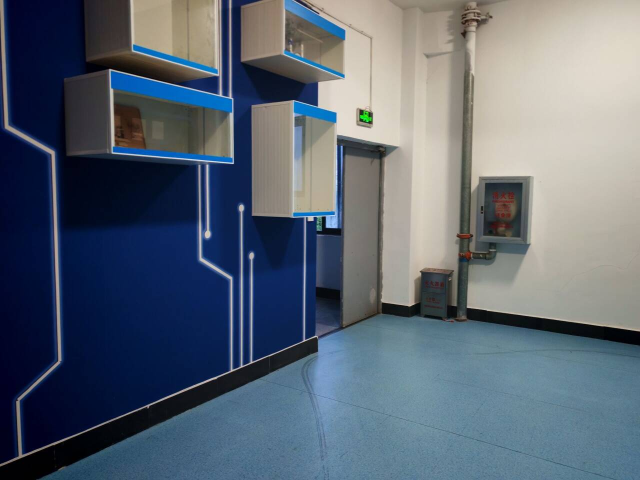
#> input picture qq1.jpg, 1280 x 960 px (shown at 1/2 size)
$ python ImageStiching.py
#> lines starting #> are read from the running program, lines starting #| are printed output that depends on the picture
### Stitcher.py
import numpy as np
import cv2

class Stitcher:

    #拼接函数
    def stitch(self, images, ratio=0.75, reprojThresh=4.0,showMatches=False):
        #获取输入图片
        (imageB, imageA) = images
        #检测A、B图片的SIFT关键特征点，并计算特征描述子
        (kpsA, featuresA) = self.detectAndDescribe(imageA)
        (kpsB, featuresB) = self.detectAndDescribe(imageB)

        # 匹配两张图片的所有特征点，返回匹配结果
        M = self.matchKeypoints(kpsA, kpsB, featuresA, featuresB, ratio, reprojThresh)

        # 如果返回结果为空，没有匹配成功的特征点，退出算法
        if M is None:
            return None

        # 否则，提取匹配结果
        # H是3x3视角变换矩阵
        (matches, H, status) = M
        # 将图片A进行视角变换，result是变换后图片
        result = cv2.warpPerspective(imageA, H, (imageA.shape[1] + imageB.shape[1], imageA.shape[0]))
        self.cv_show('result', result)
        # 将图片B传入result图片最左端
        result[0:imageB.shape[0], 0:imageB.shape[1]] = imageB
        self.cv_show('result', result)
        # 检测是否需要显示图片匹配
        if showMatches:
            # 生成匹配图片
            vis = self.drawMatches(imageA, imageB, kpsA, kpsB, matches, status)
            # 返回结果
            return (result, vis)

        # 返回匹配结果
        return result
    def cv_show(self,name,img):
        cv2.imshow(name, img)
        cv2.waitKey(0)
        cv2.destroyAllWindows()

    def detectAndDescribe(self, image):
        # 将彩色图片转换成灰度图
        gray = cv2.cvtColor(image, cv2.COLOR_BGR2GRAY)

        # 建立SIFT生成器
        descriptor = cv2.xfeatures2d.SIFT_create()
        # 检测SIFT特征点，并计算描述子
        (kps, features) = descriptor.detectAndCompute(image, None)

        # 将结果转换成NumPy数组
        kps = np.float32([kp.pt for kp in kps])

        # 返回特征点集，及对应的描述特征
        return (kps, features)

    def matchKeypoints(self, kpsA, kpsB, featuresA, featuresB, ratio, reprojThresh):
        # 建立暴力匹配器
        matcher = cv2.BFMatcher()

        # 使用KNN检测来自A、B图的SIFT特征匹配对，K=2
        rawMatches = matcher.knnMatch(featuresA, featuresB, 2)

        matches = []
        for m in rawMatches:
            # 当最近距离跟次近距离的比值小于ratio值时，保留此匹配对
            if len(m) == 2 and m[0].distance < m[1].distance * ratio:
            # 存储两个点在featuresA, featuresB中的索引值
                matches.append((m[0].trainIdx, m[0].queryIdx))

        # 当筛选后的匹配对大于4时，计算视角变换矩阵
        if len(matches) > 4:
            # 获取匹配对的点坐标
            ptsA = np.float32([kpsA[i] for (_, i) in matches])
            ptsB = np.float32([kpsB[i] for (i, _) in matches])

            # 计算视角变换矩阵
            (H, status) = cv2.findHomography(ptsA, ptsB, cv2.RANSAC, reprojThresh)

            # 返回结果
            return (matches, H, status)

        # 如果匹配对小于4时，返回None
        return None

    def drawMatches(self, imageA, imageB, kpsA, kpsB, matches, status):
        # 初始化可视化图片，将A、B图左右连接到一起
        (hA, wA) = imageA.shape[:2]
        (hB, wB) = imageB.shape[:2]
        vis = np.zeros((max(hA, hB), wA + wB, 3), dtype="uint8")
        vis[0:hA, 0:wA] = imageA
        vis[0:hB, wA:] = imageB

        # 联合遍历，画出匹配对
        for ((trainIdx, queryIdx), s) in zip(matches, status):
            # 当点对匹配成功时，画到可视化图上
            if s == 1:
                # 画出匹配对
                ptA = (int(kpsA[queryIdx][0]), int(kpsA[queryIdx][1]))
                ptB = (int(kpsB[trainIdx][0]) + wA, int(kpsB[trainIdx][1]))
                cv2.line(vis, ptA, ptB, (0, 255, 0), 1)

        # 返回可视化结果
        return vis

### ImageStiching.py
from Stitcher import Stitcher
import cv2

# 读取拼接图片
imageA = cv2.imread("qq1.jpg")
#> imageA is the input picture: shape (960, 1280, 3); mean B, G, R 115.6, 102.8, 92.4
imageB = cv2.imread("qq2.jpg")
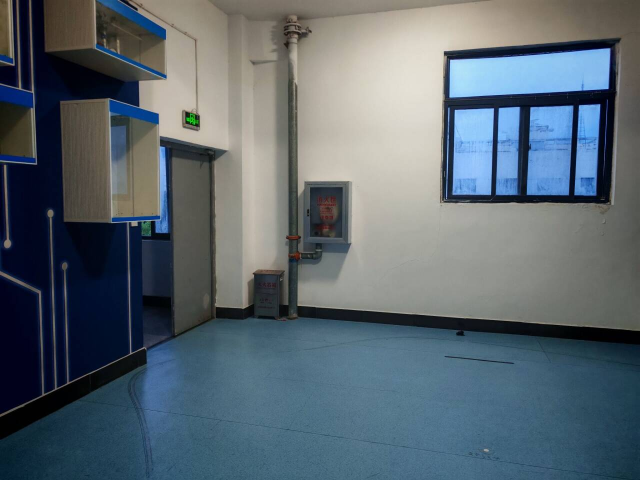
#> input picture qq2.jpg, 1280 x 960 px (shown at 1/2 size)
#> imageB is the input picture: shape (960, 1280, 3); mean B, G, R 111.3, 102.7, 90.4
imgec = cv2.imread("qq3.jpg")
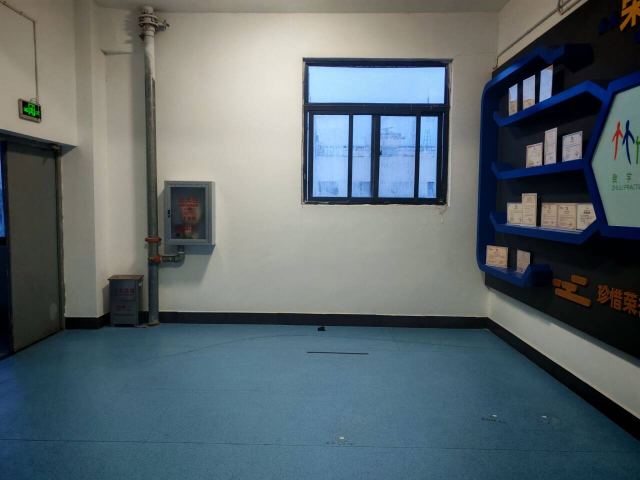
#> input picture qq3.jpg, 1280 x 960 px (shown at 1/2 size)
#> imgec is the input picture: shape (960, 1280, 3); mean B, G, R 109, 104.2, 92.6
# 把图片拼接成全景图
stitcher = Stitcher()
(result, vis) = stitcher.stitch([imageA, imageB], showMatches=True)
#> in detectAndDescribe, `(kps, features) = descriptor.detectAndCompute(image, None)`: kps = 960 keypoints; strongest (x, y, size): (902, 111, 16.2), (904, 209, 27.8), (1180, 228, 26.4), (383, 240, 25)
#> in detectAndDescribe, `kps = np.float32([kp.pt for kp in kps])`: kps = 960 pairs, first value 4.73 to 1241.2, second value 2.58 to 916.2
#> in stitch, `(kpsA, featuresA) = self.detectAndDescribe(imageA)`: kpsA has the same summary as kps in detectAndDescribe
#> in detectAndDescribe (call 2), `(kps, features) = descriptor.detectAndCompute(image, None)`: kps = 840 keypoints; strongest (x, y, size): (483, 416, 8.7), (503, 511, 8.1), (465, 326, 2.7), (723, 224, 7.4)
#> in stitch, `(kpsB, featuresB) = self.detectAndDescribe(imageB)`: kpsB = 840 pairs, first value 3.63 to 1240.5, second value 2.56 to 952.3
#> in matchKeypoints, `rawMatches = matcher.knnMatch(featuresA, featuresB, 2)`: rawMatches = 960 matches
#> after the loop in matchKeypoints, `for m in rawMatches:`: matches = 286 pairs, first value 13 to 832, second value 8 to 928
#> in matchKeypoints, `ptsA = np.float32([kpsA[i] for (_, i) in matches])`: ptsA = 286 pairs, first value 10.06 to 1189.4, second value 10.58 to 804.6
#> in matchKeypoints, `ptsB = np.float32([kpsB[i] for (i, _) in matches])`: ptsB = 286 pairs, first value 40.39 to 1058.3, second value 16.61 to 905.8
#> in matchKeypoints, `(H, status) = cv2.findHomography(ptsA, ptsB, cv2.RANSAC, reprojThresh)`: H = [[0.603, -0.0317, 420.3], [-0.117, 0.859, 46.01], [-0.00031, -3.56e-06, 1]]; status = 286 values, max 1 at index 0, min 0 at index 3, mean 0.682
#> the loop in drawMatches, `for ((trainIdx, queryIdx), s) in zip(matches, status):` made 286 passes
#> (trainIdx, queryIdx, s, ptA, ptB) on passes 1, 2, 3, 13, 14, 15, 16, 17, 20, 21, 27, 28: (189, 8, [1], (10, 333), (1694, 332)), (186, 10, [1], (11, 477), (1692, 460)), (194, 15, [1], (19, 477), (1699, 459)), (230, 54, [1], (64, 222), (1742, 231)), (227, 58, [1], (65, 320), (1740, 319)), (226, 59, [1], (66, 320), (1740, 319)), (227, 60, [1], (66, 320), (1740, 319)), (229, 61, [1], (67, 313), (1742, 313)), (234, 68, [1], (68, 309), (1743, 310)), (236, 71, [1], (71, 327), (1745, 326)), (249, 89, [1], (100, 426), (1762, 415)), (250, 90, [1], (100, 426), (1762, 415))
#> (ptA, ptB) on passes 64, 65, 66, 67, 68, 70: ((255, 443), (1890, 433)), ((259, 446), (1893, 436)), ((261, 454), (1895, 444)), ((261, 454), (1895, 444)), ((264, 702), (1892, 676)), ((273, 119), (1914, 123))
#> after the loop in drawMatches, `for ((trainIdx, queryIdx), s) in zip(matches, status):`:
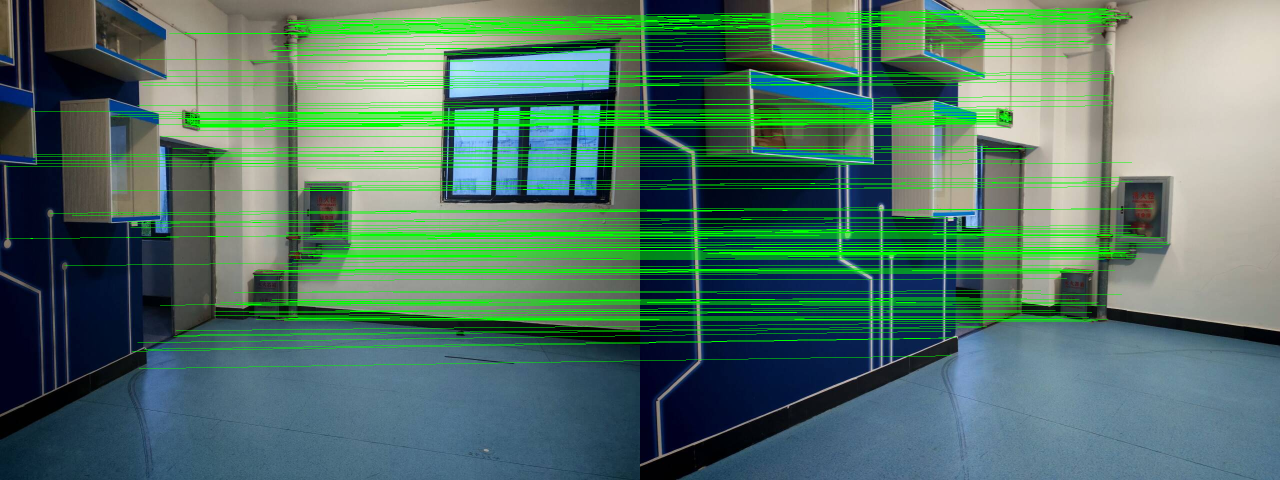
#> vis: shape (960, 2560, 3) (shown at 1/2 size); mean B, G, R 102.4, 117.4, 82.1
stitcher1 = Stitcher()
(result1, vis1) = stitcher1.stitch([result, imgec], showMatches=True)
#> in detectAndDescribe (call 3), `gray = cv2.cvtColor(image, cv2.COLOR_BGR2GRAY)`:
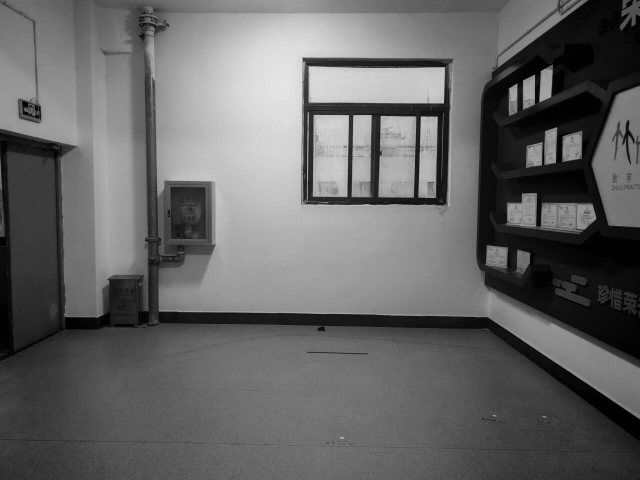
#> gray: shape (960, 1280) (shown at 1/2 size); min 0, max 229, mean 101.3
#> in detectAndDescribe (call 3), `(kps, features) = descriptor.detectAndCompute(image, None)`: kps = 970 keypoints; strongest (x, y, size): (620, 124, 16.3), (1026, 182, 12.7), (859, 248, 21.2), (622, 220, 27.1)
#> in detectAndDescribe (call 3), `kps = np.float32([kp.pt for kp in kps])`: kps = 970 pairs, first value 4.36 to 1277.1, second value 3.15 to 885.9
#> in detectAndDescribe (call 4), `gray = cv2.cvtColor(image, cv2.COLOR_BGR2GRAY)`:
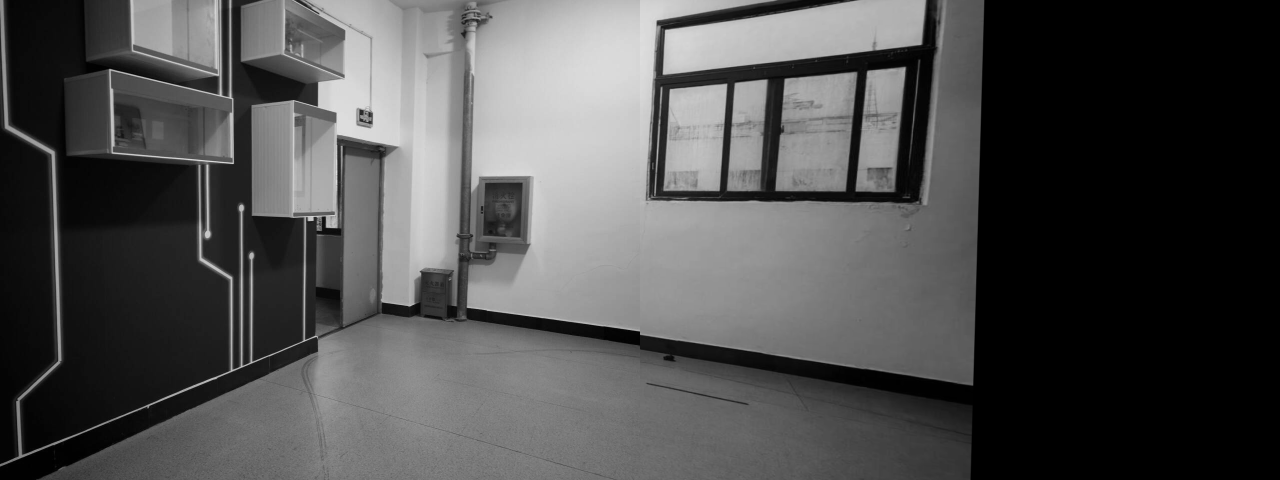
#> gray: shape (960, 2560) (shown at 1/2 size); min 0, max 234, mean 78.9
#> in detectAndDescribe (call 4), `(kps, features) = descriptor.detectAndCompute(image, None)`: kps = 1185 keypoints; strongest (x, y, size): (483, 416, 8.7), (503, 511, 8.1), (1330, 50, 19.4), (465, 326, 2.7)
#> in detectAndDescribe (call 4), `kps = np.float32([kp.pt for kp in kps])`: kps = 1185 pairs, first value 3.63 to 1941.8, second value 2.56 to 952.3
#> in matchKeypoints (call 2), `rawMatches = matcher.knnMatch(featuresA, featuresB, 2)`: rawMatches = 970 matches
#> the loop in drawMatches (call 2), `for ((trainIdx, queryIdx), s) in zip(matches, status):` made 189 passes
#> (trainIdx, queryIdx, s, ptA, ptB) on passes 3 to 14: (529, 13, [1], (29, 218), (1987, 232)), (532, 16, [1], (38, 200), (1994, 217)), (531, 18, [1], (39, 227), (1994, 242)), (535, 21, [1], (43, 224), (1997, 239)), (541, 24, [1], (49, 207), (2002, 223)), (543, 26, [1], (51, 219), (2003, 233)), (545, 30, [1], (53, 198), (2005, 215)), (553, 37, [1], (61, 212), (2010, 227)), (558, 48, [1], (70, 237), (2016, 248)), (559, 50, [1], (75, 247), (2017, 257)), (568, 55, [1], (79, 213), (2023, 226)), (566, 56, [1], (79, 220), (2023, 233))
#> (ptA, ptB) on passes 61 to 66: ((296, 40), (2222, 32)), ((299, 508), (2201, 499)), ((301, 62), (2225, 53)), ((301, 62), (2225, 53)), ((301, 96), (2223, 88)), ((302, 164), (2220, 156))
#> after the loop in drawMatches (call 2), `for ((trainIdx, queryIdx), s) in zip(matches, status):`:
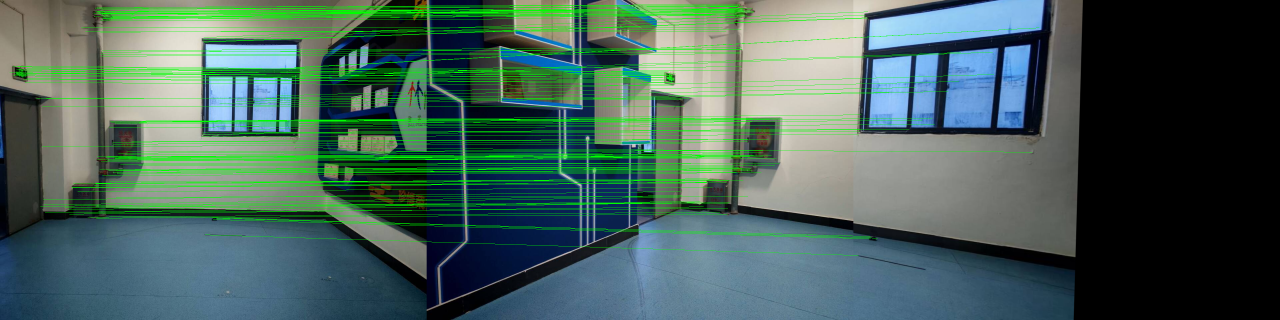
#> vis: shape (960, 3840, 3) (shown at 1/3 size); mean B, G, R 90.7, 98.7, 72
# 显示所有图片
#cv2.imshow("Image A", imageA)
#cv2.imshow("Image B", imageB)
#cv2.imshow("Keypoint Matches", vis)
result1 = cv2.resize(result1, None, fx=0.3, fy=0.3)
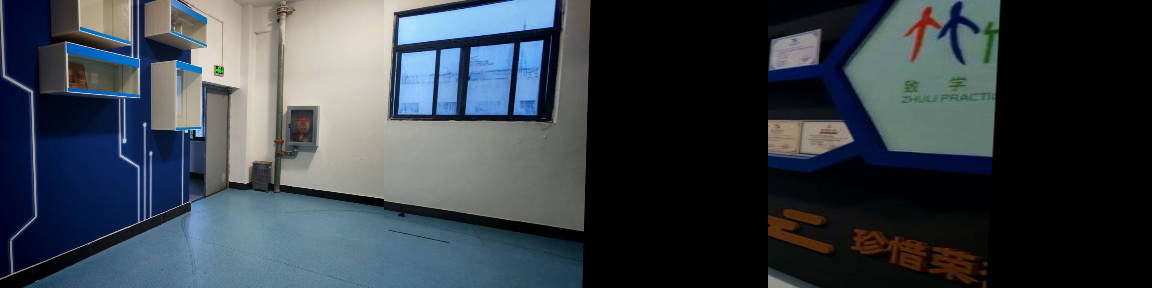
#> result1: shape (288, 1152, 3); mean B, G, R 71.7, 64.1, 56

cv2.imshow("Result", result1)
cv2.waitKey(0)
cv2.destroyAllWindows()
